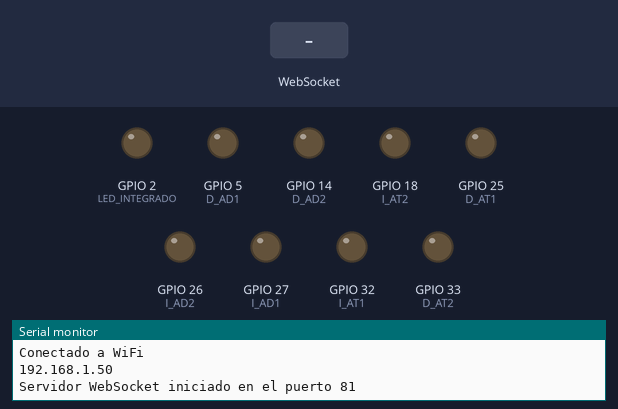
This sketch was run on a simulated ESP32. Parts: output pins drawn as LEDs (lit = HIGH), the last lines printed to the serial monitor. The test bench sets the inputs (shaded band). WiFi joins after 1.5 s; servers stay silent unless stated.

Above: at 2.7 s.
2.8 s: WebSocket text "w" received
At 3.7 s:
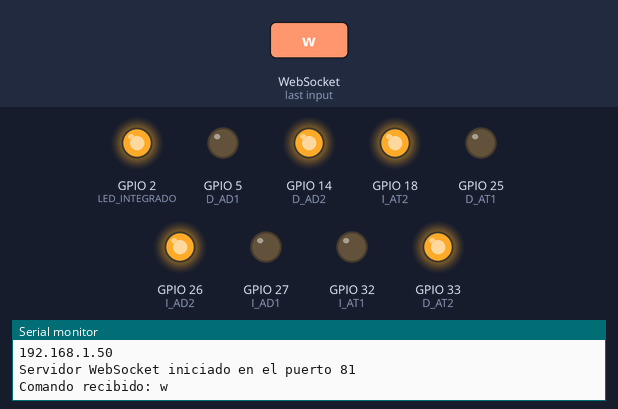
4.3 s: WebSocket text "s" received
At 4.8 s:
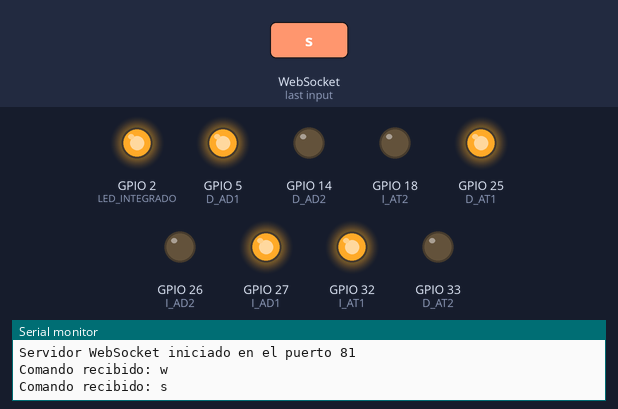
5.8 s: WebSocket text "a" received
At 7.0 s:
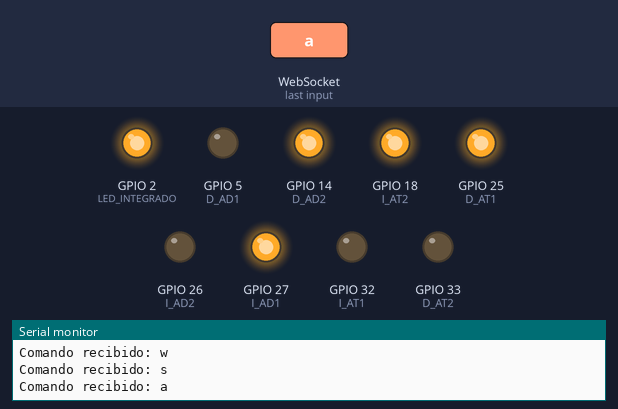
7.3 s: WebSocket text "d" received
At 8.3 s:
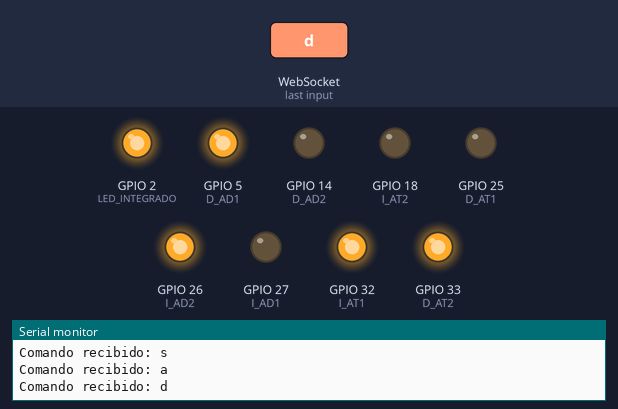
8.8 s: WebSocket text "q" received
At 9.4 s:
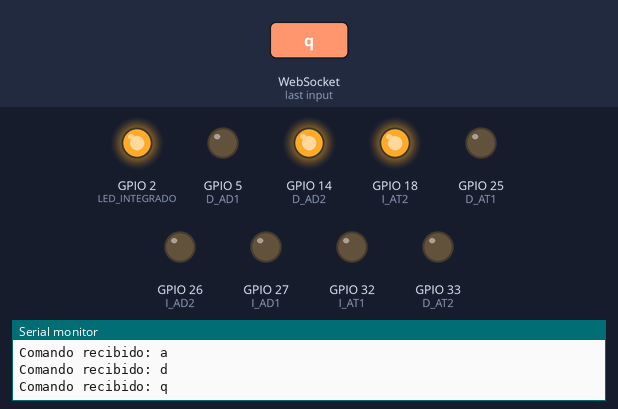
10.3 s: WebSocket text "e" received
At 10.6 s:
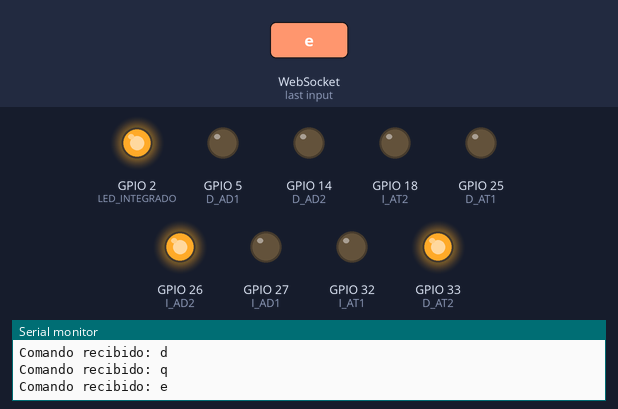
Timing chart, 0 to 12.8 s (numbered marks = the images above; inputs shaded):
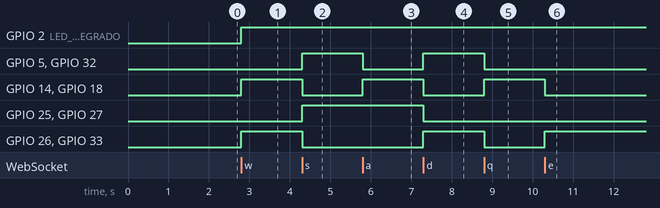

Measured:
- after the input at 2.8 s, GPIO 2 (LED_INTEGRADO), GPIO 14 (D_AD2), GPIO 18 (I_AT2), GPIO 26 (I_AD2), GPIO 33 (D_AT2): LOW → HIGH at once
- after the input at 4.3 s, GPIO 5 (D_AD1), GPIO 25 (D_AT1), GPIO 27 (I_AD1), GPIO 32 (I_AT1): LOW → HIGH at once; GPIO 14 (D_AD2), GPIO 18 (I_AT2), GPIO 26 (I_AD2), GPIO 33 (D_AT2): HIGH → LOW at once
- after the input at 5.8 s, GPIO 5 (D_AD1), GPIO 32 (I_AT1): HIGH → LOW at once; GPIO 14 (D_AD2), GPIO 18 (I_AT2): LOW → HIGH at once
- after the input at 7.3 s, GPIO 5 (D_AD1), GPIO 26 (I_AD2), GPIO 32 (I_AT1), GPIO 33 (D_AT2): LOW → HIGH at once; GPIO 14 (D_AD2), GPIO 18 (I_AT2), GPIO 25 (D_AT1), GPIO 27 (I_AD1): HIGH → LOW at once
- after the input at 8.8 s, GPIO 5 (D_AD1), GPIO 26 (I_AD2), GPIO 32 (I_AT1), GPIO 33 (D_AT2): HIGH → LOW at once; GPIO 14 (D_AD2), GPIO 18 (I_AT2): LOW → HIGH at once
- after the input at 10.3 s, GPIO 14 (D_AD2), GPIO 18 (I_AT2): HIGH → LOW at once; GPIO 26 (I_AD2), GPIO 33 (D_AT2): LOW → HIGH at once

The sketch:

esp32_auto.ino
```cpp
#include <WiFi.h>
#include <WiFiMulti.h>
#include <WebSocketsServer.h>

WiFiMulti wifiMulti;
WebSocketsServer servidorWebSocket = WebSocketsServer(81);  // Puerto 81 para WebSocket

// Pines de los motores
#define I_AD1 27  // Motor delantero izquierdo
#define I_AD2 26
#define I_AT1 32  // Motor trasero izquierdo
#define I_AT2 18
#define D_AD1 5   // Motor delantero derecho
#define D_AD2 14
#define D_AT1 25  // Motor trasero derecho
#define D_AT2 33

#define LED_INTEGRADO 2  // LED del ESP32

// Control de tiempo para detener el auto si no recibe comandos
unsigned long ultimoComando = 0;
bool enMovimiento = false;
const unsigned long TIEMPO_LIMITE_MS = 500;  // 500 milisegundos

void setup() {
  Serial.begin(115200);

  // Configuración de pines
  pinMode(I_AD1, OUTPUT); pinMode(I_AD2, OUTPUT);
  pinMode(I_AT1, OUTPUT); pinMode(I_AT2, OUTPUT);
  pinMode(D_AD1, OUTPUT); pinMode(D_AD2, OUTPUT);
  pinMode(D_AT1, OUTPUT); pinMode(D_AT2, OUTPUT);
  pinMode(LED_INTEGRADO, OUTPUT);

  detenerMotores();

  // Conexión WiFi
  wifiMulti.addAP("TP-Link_3FE2", "26826615");
  Serial.print("Conectando a WiFi");
  while (wifiMulti.run() != WL_CONNECTED) {
    Serial.print(".");
    delay(1000);
  }

  Serial.println("\nConectado a WiFi");
  Serial.println(WiFi.localIP());

  servidorWebSocket.begin();
  servidorWebSocket.onEvent(manejarEventoWebSocket);
  Serial.println("Servidor WebSocket iniciado en el puerto 81");
}

void loop() {
  servidorWebSocket.loop();
}

void manejarEventoWebSocket(uint8_t cliente, WStype_t tipo, uint8_t *mensaje, size_t longitud) {
  if (tipo == WStype_TEXT) {
    String comando = String((char *)mensaje);
    Serial.println("Comando recibido: " + comando);

    if (comando != "stop") {
      ultimoComando = millis();
      enMovimiento = true;
    }

    if (comando == "w") avanzar();
    else if (comando == "s") retroceder();
    else if (comando == "a") avanzarIzquierda();
    else if (comando == "d") avanzarDerecha();
    else if (comando == "q") avanzarDiagonalIzquierda();
    else if (comando == "e") avanzarDiagonalDerecha();
    else if (comando == "z") retrocederDiagonalIzquierda();
    else if (comando == "c") retrocederDiagonalDerecha();
     else if (comando == "1") giroAntiHorario();
      else if (comando == "2") giroHorario();
    else if (comando == "stop") {
      detenerMotores();
      enMovimiento = false;
    }
  }
}

// Funciones de movimiento

void avanzar() {
  digitalWrite(LED_INTEGRADO, HIGH);
  digitalWrite(I_AD1, LOW); digitalWrite(I_AD2, HIGH);
  digitalWrite(I_AT1, LOW); digitalWrite(I_AT2, HIGH);
  digitalWrite(D_AD1, LOW); digitalWrite(D_AD2, HIGH);
  digitalWrite(D_AT1, LOW); digitalWrite(D_AT2, HIGH);
}

void retroceder() {
  digitalWrite(LED_INTEGRADO, HIGH);
  digitalWrite(I_AD1, HIGH); digitalWrite(I_AD2, LOW);
  digitalWrite(I_AT1, HIGH); digitalWrite(I_AT2, LOW);
  digitalWrite(D_AD1, HIGH); digitalWrite(D_AD2, LOW);
  digitalWrite(D_AT1, HIGH); digitalWrite(D_AT2, LOW);
}

void avanzarIzquierda () {
  digitalWrite(LED_INTEGRADO, HIGH);
  digitalWrite(I_AD1, HIGH); digitalWrite(I_AD2, LOW);
  digitalWrite(I_AT1, LOW); digitalWrite(I_AT2, HIGH);
  digitalWrite(D_AD1, LOW); digitalWrite(D_AD2, HIGH);
  digitalWrite(D_AT1, HIGH); digitalWrite(D_AT2, LOW);
}

void avanzarDerecha () {
  digitalWrite(LED_INTEGRADO, HIGH);
  digitalWrite(I_AD1, LOW); digitalWrite(I_AD2, HIGH);
  digitalWrite(I_AT1, HIGH); digitalWrite(I_AT2, LOW);
  digitalWrite(D_AD1, HIGH); digitalWrite(D_AD2, LOW);
  digitalWrite(D_AT1, LOW); digitalWrite(D_AT2, HIGH);
}

void giroAntiHorario() {
  digitalWrite(LED_INTEGRADO, HIGH);
  digitalWrite(I_AD1, HIGH); digitalWrite(I_AD2, LOW);
  digitalWrite(I_AT1, HIGH); digitalWrite(I_AT2, LOW);
  digitalWrite(D_AD1, LOW); digitalWrite(D_AD2, HIGH);
  digitalWrite(D_AT1, LOW); digitalWrite(D_AT2, HIGH);
}

void giroHorario() {
  digitalWrite(LED_INTEGRADO, HIGH);
  digitalWrite(I_AD1, LOW); digitalWrite(I_AD2, HIGH);
  digitalWrite(I_AT1, LOW); digitalWrite(I_AT2, HIGH);
  digitalWrite(D_AD1, HIGH); digitalWrite(D_AD2, LOW);
  digitalWrite(D_AT1, HIGH); digitalWrite(D_AT2, LOW);
}

void avanzarDiagonalIzquierda() {
  digitalWrite(LED_INTEGRADO, HIGH);
  digitalWrite(I_AD1, LOW); digitalWrite(I_AD2, LOW);
  digitalWrite(I_AT1, LOW); digitalWrite(I_AT2, HIGH);
  digitalWrite(D_AD1, LOW); digitalWrite(D_AD2, HIGH);
  digitalWrite(D_AT1, LOW); digitalWrite(D_AT2, LOW);
}

void avanzarDiagonalDerecha() {
  digitalWrite(LED_INTEGRADO, HIGH);
  digitalWrite(I_AD1, LOW); digitalWrite(I_AD2, HIGH);
  digitalWrite(I_AT1, LOW); digitalWrite(I_AT2, LOW);
  digitalWrite(D_AD1, LOW); digitalWrite(D_AD2, LOW);
  digitalWrite(D_AT1, LOW); digitalWrite(D_AT2, HIGH);
}

void retrocederDiagonalIzquierda() {
  digitalWrite(LED_INTEGRADO, HIGH);
  digitalWrite(I_AD1, HIGH); digitalWrite(I_AD2, LOW);
  digitalWrite(I_AT1, LOW); digitalWrite(I_AT2, LOW);
  digitalWrite(D_AD1, LOW); digitalWrite(D_AD2, LOW);
  digitalWrite(D_AT1, HIGH); digitalWrite(D_AT2, LOW);
}

void retrocederDiagonalDerecha() {
  digitalWrite(LED_INTEGRADO, HIGH);
  digitalWrite(I_AD1, LOW); digitalWrite(I_AD2, LOW);
  digitalWrite(I_AT1, HIGH); digitalWrite(I_AT2, LOW);
  digitalWrite(D_AD1, HIGH); digitalWrite(D_AD2, LOW);
  digitalWrite(D_AT1, LOW); digitalWrite(D_AT2, LOW);
}

void detenerMotores() {
  digitalWrite(LED_INTEGRADO, LOW);
  digitalWrite(I_AD1, LOW); digitalWrite(I_AD2, LOW);
  digitalWrite(I_AT1, LOW); digitalWrite(I_AT2, LOW);
  digitalWrite(D_AD1, LOW); digitalWrite(D_AD2, LOW);
  digitalWrite(D_AT1, LOW); digitalWrite(D_AT2, LOW);
}
```
